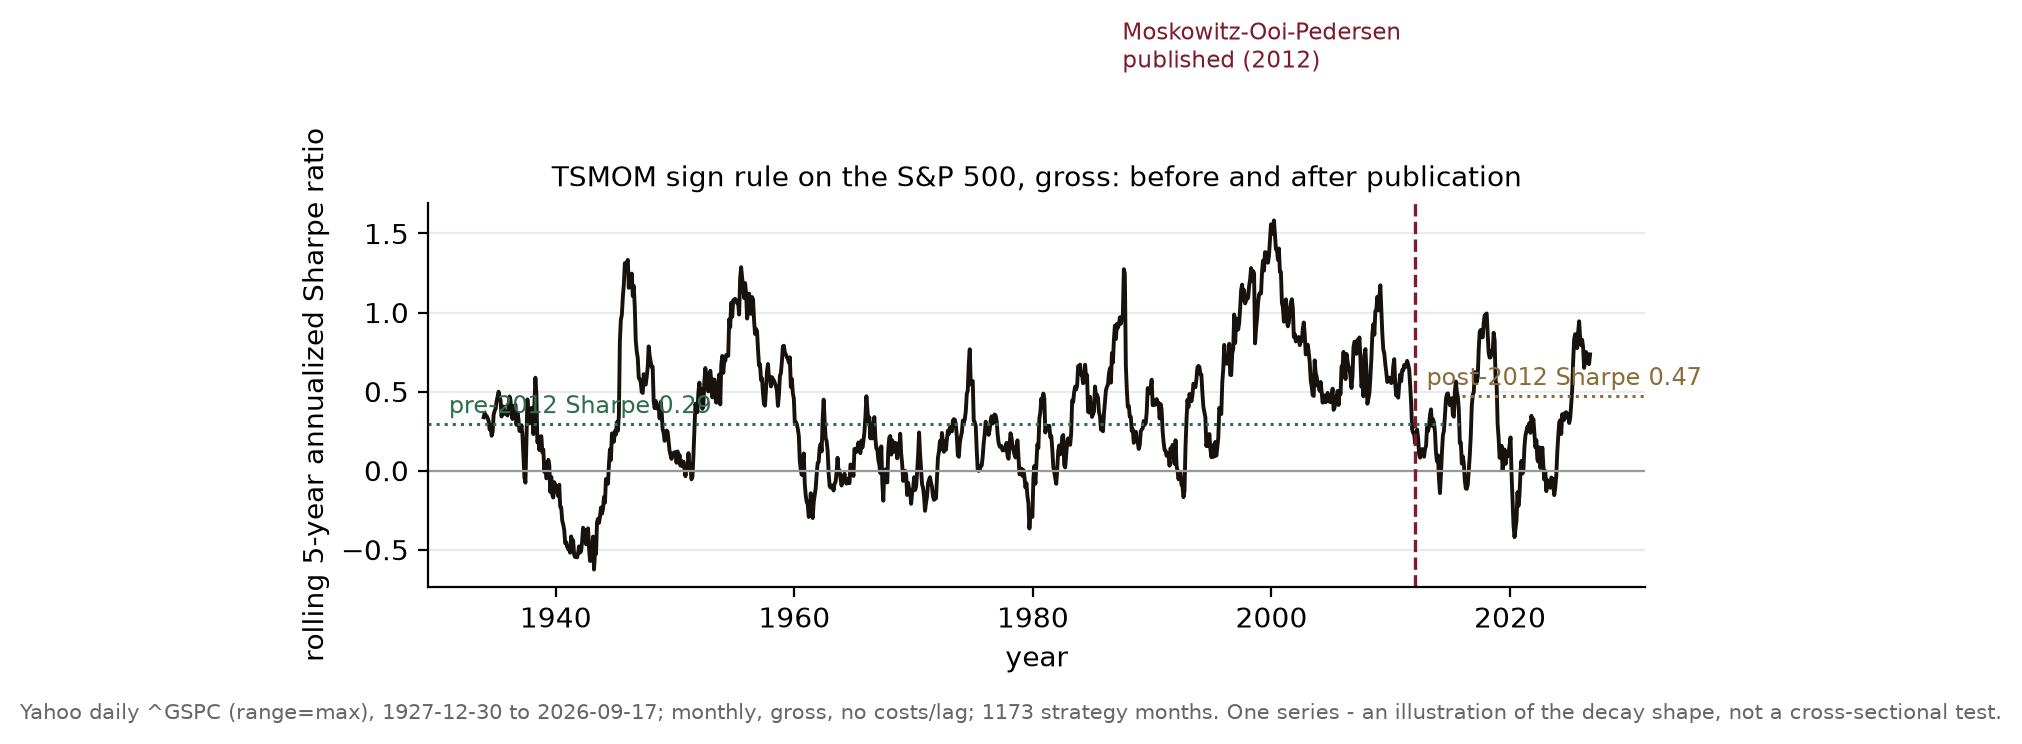

Reproduce this figure in Python.
"""
Figure - Post-publication decay on one series: rolling Sharpe of the TSMOM
sign rule on the S&P 500, with the publication year (2012) marked.

Free data: daily S&P 500 (^GSPC) from Yahoo Finance's public chart API
(range=max), cached to data/spx_daily_max.csv (shared with the other figures
of this paper). The strategy is the identical frozen specification of
fig_tsmom_haircut.py, step (i): at each month-end, long if the trailing
12-month return is positive, short otherwise; the position earns the next
month's return; gross, no costs, no lag - deliberately the PAPER-FAITHFUL
version, so that the pre/post split isolates the sample period and nothing
else.

This is ONE series and therefore an illustration of the McLean-Pontiff
post-publication-decay shape, not a cross-sectional test; the caption in the
paper says so. Printed: full-sample, pre-2012 and post-2012 Sharpe, and the
rolling-window minimum/maximum after publication.

Reproducible:
    python fig_decay_split.py     # numpy, matplotlib; stdlib urllib/json
"""
import os, json, csv, socket, urllib.request, datetime as dt
import numpy as np
import matplotlib
matplotlib.use("Agg")
import matplotlib.pyplot as plt

HERE = os.path.dirname(os.path.abspath(__file__))
DATA = os.path.join(HERE, "data")
os.makedirs(DATA, exist_ok=True)
CACHE = os.path.join(DATA, "spx_daily_max.csv")


def load_prices():
    if os.path.exists(CACHE):
        dates, close = [], []
        with open(CACHE) as f:
            for row in csv.DictReader(f):
                dates.append(row["date"]); close.append(float(row["close"]))
        return dates, np.array(close)
    socket.setdefaulttimeout(60)
    url = ("https://query1.finance.yahoo.com/v8/finance/chart/%5EGSPC"
           "?range=max&interval=1d")
    req = urllib.request.Request(url, headers={"User-Agent": "Mozilla/5.0"})
    j = json.loads(urllib.request.urlopen(req).read())
    r = j["chart"]["result"][0]
    ts, cl = r["timestamp"], r["indicators"]["quote"][0]["close"]
    dates, close = [], []
    for t, c in zip(ts, cl):
        if c is None or c <= 0:
            continue
        dates.append(dt.datetime.utcfromtimestamp(t).strftime("%Y-%m-%d"))
        close.append(float(c))
    with open(CACHE, "w", newline="") as f:
        w = csv.writer(f); w.writerow(["date", "close"])
        for d, c in zip(dates, close):
            w.writerow([d, f"{c:.4f}"])
    return dates, np.array(close)


dates, close = load_prices()
n = len(close)
month = [d[:7] for d in dates]
me = [i for i in range(n - 1) if month[i] != month[i + 1]]
me.append(n - 1)
me = np.array(me)
C = close[me]                                       # month-end closes
mkeys = [month[i] for i in me]

LOOKBACK = 12
# strategy month j earns sig(j-1) * monthly return j (decision strictly first)
mret = C[1:] / C[:-1] - 1.0                         # mret[j-1]: month j return
strat, skeys = [], []
for j in range(LOOKBACK + 1, len(C)):
    r12 = C[j - 1] / C[j - 1 - LOOKBACK] - 1.0
    s = 1.0 if r12 > 0 else -1.0
    strat.append(s * mret[j - 1])
    skeys.append(mkeys[j])
strat = np.array(strat)
yrs = np.array([int(k[:4]) + (int(k[5:7]) - 0.5) / 12.0 for k in skeys])

ANN = np.sqrt(12.0)
def sharpe(x):
    s = x.std()
    return (x.mean() / s) * ANN if s > 0 else 0.0

WIN = 60                                            # rolling 5 years
roll = np.full(len(strat), np.nan)
for j in range(WIN - 1, len(strat)):
    roll[j] = sharpe(strat[j - WIN + 1:j + 1])

PUB = 2012.0
pre = strat[yrs < PUB]
post = strat[yrs >= PUB]
sh_full, sh_pre, sh_post = sharpe(strat), sharpe(pre), sharpe(post)
post_roll = roll[(yrs >= PUB) & ~np.isnan(roll)]

fig, ax = plt.subplots(figsize=(7.4, 4.0))
ax.plot(yrs, roll, color="#17120e", lw=1.4)
ax.axhline(0, color="#999", lw=0.8)
ax.axvline(PUB, color="#7c1c2c", lw=1.2, ls="--")
ax.annotate("Moskowitz-Ooi-Pedersen\npublished (2012)", xy=(PUB, ax.get_ylim()[1]),
            xytext=(PUB - 24.5, 2.55), fontsize=8.4, color="#7c1c2c")
ax.axhline(sh_pre, xmax=(PUB - yrs[0]) / (yrs[-1] - yrs[0]),
           color="#2f6d4f", lw=1.1, ls=":")
ax.axhline(sh_post, xmin=(PUB - yrs[0]) / (yrs[-1] - yrs[0]),
           color="#8a6d3b", lw=1.1, ls=":")
ax.annotate(f"pre-2012 Sharpe {sh_pre:.2f}", xy=(yrs[0] + 2, sh_pre + 0.07),
            fontsize=8.6, color="#2f6d4f")
ax.annotate(f"post-2012 Sharpe {sh_post:.2f}", xy=(PUB + 1.0, sh_post + 0.07),
            fontsize=8.6, color="#8a6d3b")
ax.set_xlabel("year")
ax.set_ylabel(f"rolling {WIN // 12}-year annualized Sharpe ratio")
ax.set_title("TSMOM sign rule on the S&P 500, gross: before and after publication",
             fontsize=10.2)
for s in ("top", "right"):
    ax.spines[s].set_visible(False)
ax.grid(True, axis="y", alpha=0.25)
fig.text(0.5, -0.02,
         f"Yahoo daily ^GSPC (range=max), {dates[0]} to {dates[-1]}; monthly, gross, no costs/lag; "
         f"{len(strat)} strategy months. One series - an illustration of the decay shape, "
         f"not a cross-sectional test.",
         ha="center", fontsize=7.4, color="#666")
plt.tight_layout()

OUT = os.path.join(HERE, "fig_decay_split.png")
fig.savefig(OUT, dpi=200, bbox_inches="tight")
print("wrote", OUT)
print(f"span={dates[0]}..{dates[-1]} n_strategy_months={len(strat)}")
print(f"Sharpe full={sh_full:.3f} pre2012={sh_pre:.3f} post2012={sh_post:.3f} "
      f"(pre n={len(pre)}, post n={len(post)})")
print(f"rolling5y post-2012: min={np.nanmin(post_roll):.3f} max={np.nanmax(post_roll):.3f} "
      f"last={roll[-1]:.3f}")
